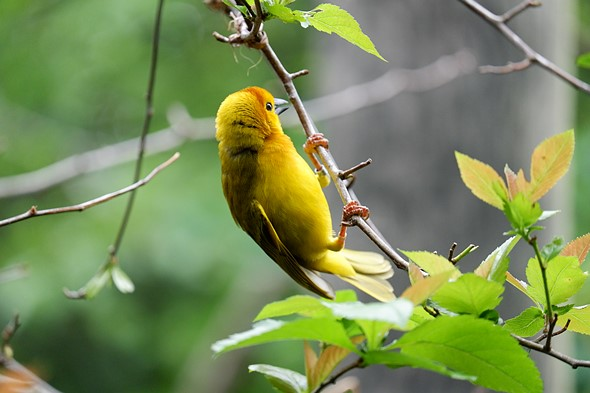
#> input picture images/image4.jpeg, 590 x 393 px, found by its file name
$ python 4.py
#> lines starting #> are read from the running program, lines starting #| are printed output that depends on the picture
# shear an image
import numpy as np
import cv2

img = cv2.imread(r"images/image4.jpeg", 0)
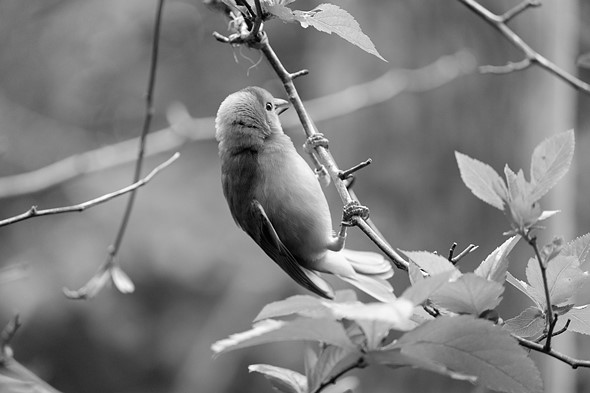
#> img: shape (393, 590); min 0, max 255, mean 128
rows, cols = img.shape
#> rows = 393; cols = 590
M = np.float32([[1,0.5,0],[0,1,0],[0,0,1]])
shear_img = cv2.warpPerspective(img, M, (int(cols*1.5), int(rows*1.5)))
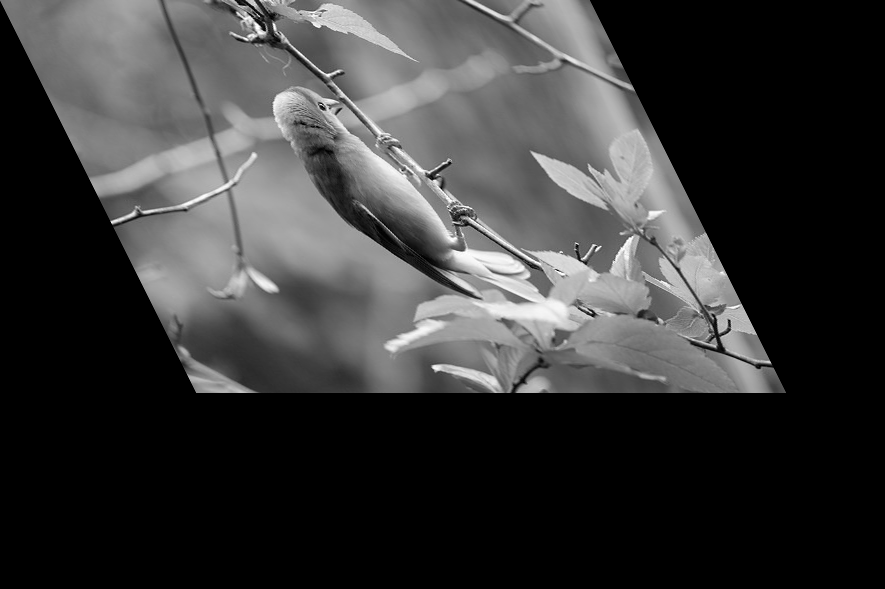
#> shear_img: shape (589, 885); min 0, max 255, mean 57
cv2.imshow('Original Image',img)
cv2.imshow('Sheared Image', shear_img)
cv2.waitKey(0)
cv2.destroyAllWindows()

$ run again, with images/image1.jpg copied over images/image4.jpeg
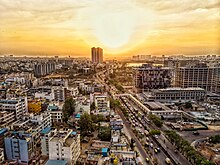
#> input picture images/image1.jpg, 220 x 165 px, found by its file name
#> `img = cv2.imread(r"images/image4.jpeg", 0)`:
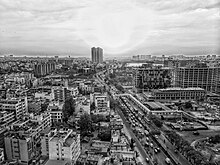
#> img: shape (165, 220); min 0, max 255, mean 135
#> `shear_img = cv2.warpPerspective(img, M, (int(cols*1.5), int(rows*1.5)))`:
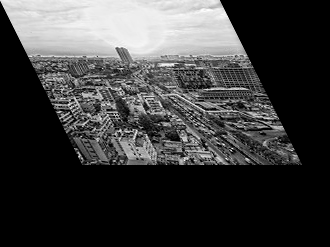
#> shear_img: shape (247, 330); min 0, max 255, mean 60.2

$ run again, with images/image3.png saved as images/image4.jpeg
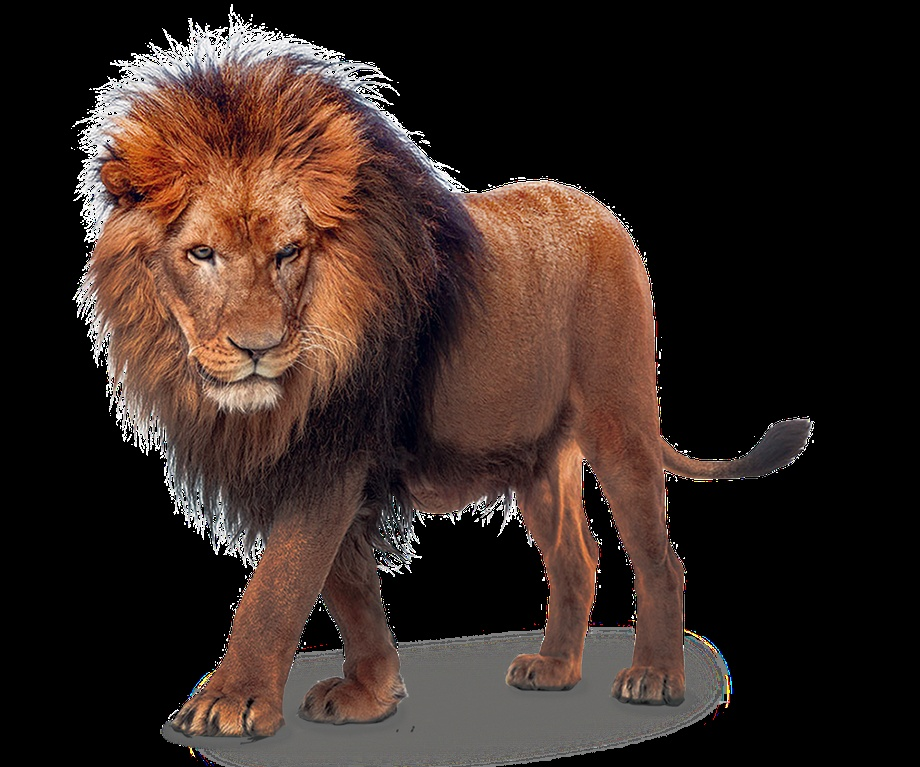
#> input picture images/image3.png, 920 x 767 px, shrunk from 1417 x 1181 before the run, found by its file name
#> `img = cv2.imread(r"images/image4.jpeg", 0)`:
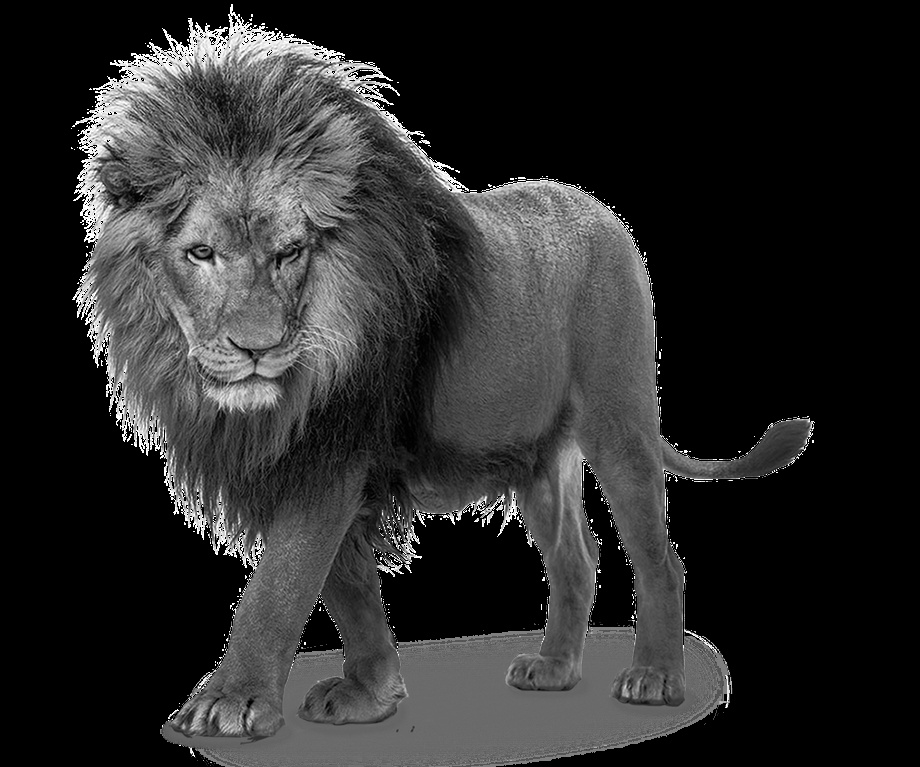
#> img: shape (767, 920); min 0, max 255, mean 43.4
#> `shear_img = cv2.warpPerspective(img, M, (int(cols*1.5), int(rows*1.5)))`:
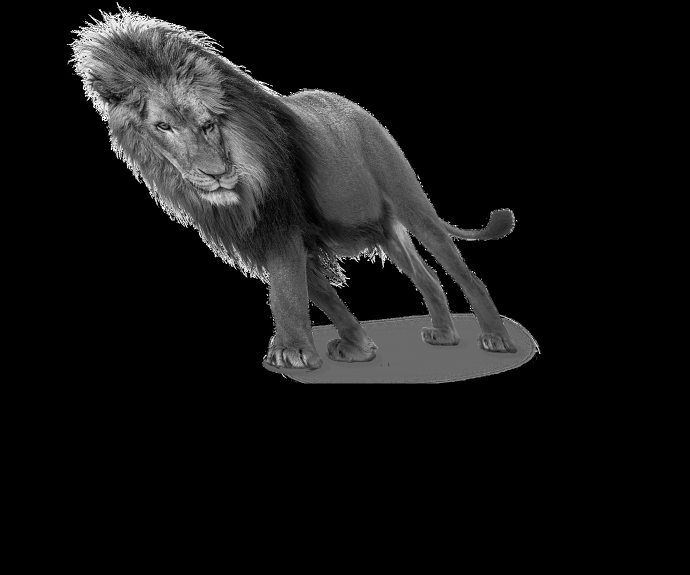
#> shear_img: shape (1150, 1380) (shown at 1/2 size); min 0, max 255, mean 19.3
